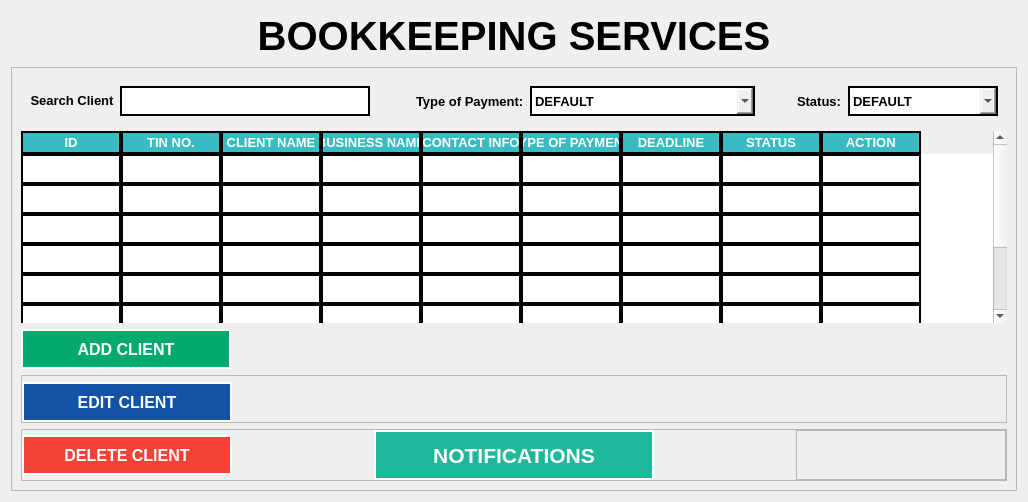
     <widget class="QWidget" name="page_3">
      <layout class="QVBoxLayout" name="verticalLayout_8">
       <item>
        <widget class="QLabel" name="label_20">
         <property name="minimumSize">
          <size>
           <width>0</width>
           <height>50</height>
          </size>
         </property>
         <property name="maximumSize">
          <size>
           <width>16777215</width>
           <height>50</height>
          </size>
         </property>
         <property name="styleSheet">
          <string notr="true">border-color: #E4E4E4;
font-family: Segoe UI;
font-weight: bold;
color: black;
font-size: 30pt;
</string>
         </property>
         <property name="text">
          <string>BOOKKEEPING SERVICES</string>
         </property>
         <property name="alignment">
          <set>Qt::AlignCenter</set>
         </property>
        </widget>
       </item>
       <item>
        <widget class="QFrame" name="frame_18">
         <property name="maximumSize">
          <size>
           <width>16777215</width>
           <height>16777215</height>
          </size>
         </property>
         <property name="frameShape">
          <enum>QFrame::StyledPanel</enum>
         </property>
         <property name="frameShadow">
          <enum>QFrame::Raised</enum>
         </property>
         <layout class="QVBoxLayout" name="verticalLayout_7">
          <item>
           <widget class="QFrame" name="frame_24">
            <property name="styleSheet">
             <string notr="true">border-style: none;</string>
            </property>
            <property name="frameShape">
             <enum>QFrame::StyledPanel</enum>
            </property>
            <property name="frameShadow">
             <enum>QFrame::Raised</enum>
            </property>
            <layout class="QHBoxLayout" name="horizontalLayout_17">
             <item>
              <widget class="QPushButton" name="pushButton_19">
               <property name="enabled">
                <bool>false</bool>
               </property>
               <property name="maximumSize">
                <size>
                 <width>160</width>
                 <height>16777215</height>
                </size>
               </property>
               <property name="styleSheet">
                <string notr="true">border-color: white;
border-style: none;
font-family: Segoe UI;
font-weight: bold;
color: black;
font-size: 9.5pt;
</string>
               </property>
               <property name="text">
                <string>Search Client</string>
               </property>
               <property name="icon">
                <iconset>
                 <normaloff>images/ICON_SEARCH.png</normaloff>images/ICON_SEARCH.png</iconset>
               </property>
               <property name="iconSize">
                <size>
                 <width>30</width>
                 <height>30</height>
                </size>
               </property>
              </widget>
             </item>
             <item>
              <widget class="QLineEdit" name="search_client_lineEdit">
               <property name="minimumSize">
                <size>
                 <width>250</width>
                 <height>30</height>
                </size>
               </property>
               <property name="maximumSize">
                <size>
                 <width>250</width>
                 <height>30</height>
                </size>
               </property>
               <property name="focusPolicy">
                <enum>Qt::StrongFocus</enum>
               </property>
               <property name="styleSheet">
                <string notr="true">QLineEdit{
border-style: solid;
border-width: 2px;
border-color: black;
font-family: Segoe UI;
font-weight: bold;
color: black;
font-size: 9.5pt;

}

QLineEdit::hover{
background-color: #efefef;
}</string>
               </property>
              </widget>
             </item>
             <item>
              <spacer name="horizontalSpacer_9">
               <property name="orientation">
                <enum>Qt::Horizontal</enum>
               </property>
               <property name="sizeHint" stdset="0">
                <size>
                 <width>40</width>
                 <height>20</height>
                </size>
               </property>
              </spacer>
             </item>
             <item>
              <widget class="QLabel" name="label_21">
               <property name="styleSheet">
                <string notr="true">border-color: white;
border-style: none;
font-family: Segoe UI;
font-weight: bold;
color: black;
font-size: 9.5pt;
</string>
               </property>
               <property name="text">
                <string>Type of Payment:</string>
               </property>
              </widget>
             </item>
             <item>
              <widget class="QComboBox" name="paymentTypeBox">
               <property name="minimumSize">
                <size>
                 <width>225</width>
                 <height>30</height>
                </size>
               </property>
               <property name="maximumSize">
                <size>
                 <width>225</width>
                 <height>30</height>
                </size>
               </property>
               <property name="cursor">
                <cursorShape>PointingHandCursor</cursorShape>
               </property>
               <property name="styleSheet">
                <string notr="true">QComboBox{
border-style: solid;
border-width: 2px;
border-color: black;
font-family: Segoe UI;
font-weight: bold;
color: black;
font-size: 9.5pt;

}

QComboBox::hover{
background-color: #efefef;
}</string>
               </property>
               <item>
                <property name="text">
                 <string>DEFAULT</string>
                </property>
               </item>
               <item>
                <property name="text">
                 <string>BIR 0605</string>
                </property>
               </item>
               <item>
                <property name="text">
                 <string>BIR 0619 E</string>
                </property>
               </item>
               <item>
                <property name="text">
                 <string>BIR 1601 EQ</string>
                </property>
               </item>
               <item>
                <property name="text">
                 <string>BIR 1701 AIT</string>
                </property>
               </item>
               <item>
                <property name="text">
                 <string>BIR 1701 Q</string>
                </property>
               </item>
               <item>
                <property name="text">
                 <string>BIR 1702 Q</string>
                </property>
               </item>
               <item>
                <property name="text">
                 <string>BIR 2550 M</string>
                </property>
               </item>
               <item>
                <property name="text">
                 <string>BIR 2550 Q</string>
                </property>
               </item>
               <item>
                <property name="text">
                 <string>BIR 2551 Q</string>
                </property>
               </item>
               <item>
                <property name="text">
                 <string>BOOKS OF ACCOUNTS</string>
                </property>
               </item>
               <item>
                <property name="text">
                 <string>BARANGAY CLEARANCE</string>
                </property>
               </item>
               <item>
                <property name="text">
                 <string>BUSINESS PERMIT</string>
                </property>
               </item>
               <item>
                <property name="text">
                 <string>BUSINESS TAX</string>
                </property>
               </item>
               <item>
                <property name="text">
                 <string>CCENRO/ENVIRONMENTAL</string>
                </property>
               </item>
               <item>
                <property name="text">
                 <string>FIRE CERTIFICATE</string>
                </property>
               </item>
               <item>
                <property name="text">
                 <string>SANITARY PERMIT</string>
                </property>
               </item>
               <item>
                <property name="text">
                 <string>DTI</string>
                </property>
               </item>
               <item>
                <property name="text">
                 <string/>
                </property>
               </item>
              </widget>
             </item>
             <item>
              <widget class="QFrame" name="frame_19">
               <property name="minimumSize">
                <size>
                 <width>30</width>
                 <height>30</height>
                </size>
               </property>
               <property name="maximumSize">
                <size>
                 <width>30</width>
                 <height>30</height>
                </size>
               </property>
               <property name="frameShape">
                <enum>QFrame::StyledPanel</enum>
               </property>
               <property name="frameShadow">
                <enum>QFrame::Raised</enum>
               </property>
              </widget>
             </item>
             <item>
              <widget class="QLabel" name="label_22">
               <property name="styleSheet">
                <string notr="true">border-color: white;
border-style: none;
font-family: Segoe UI;
font-weight: bold;
color: black;
font-size: 9.5pt;
</string>
               </property>
               <property name="text">
                <string>Status:</string>
               </property>
              </widget>
             </item>
             <item>
              <widget class="QComboBox" name="paymentStatusBox">
               <property name="minimumSize">
                <size>
                 <width>150</width>
                 <height>30</height>
                </size>
               </property>
               <property name="maximumSize">
                <size>
                 <width>150</width>
                 <height>30</height>
                </size>
               </property>
               <property name="cursor">
                <cursorShape>PointingHandCursor</cursorShape>
               </property>
               <property name="styleSheet">
                <string notr="true">QComboBox{
border-style: solid;
border-width: 2px;
border-color: black;
font-family: Segoe UI;
font-weight: bold;
color: black;
font-size: 9.5pt;

}

QComboBox::hover{
background-color: #efefef;
}</string>
               </property>
               <item>
                <property name="text">
                 <string>DEFAULT</string>
                </property>
               </item>
               <item>
                <property name="text">
                 <string>TO BE RECEIVED</string>
                </property>
               </item>
               <item>
                <property name="text">
                 <string>PENDING</string>
                </property>
               </item>
               <item>
                <property name="text">
                 <string>DEADLINE TO PAY</string>
                </property>
               </item>
               <item>
                <property name="text">
                 <string>COMPLETED</string>
                </property>
               </item>
               <item>
                <property name="text">
                 <string>OVERDUE</string>
                </property>
               </item>
              </widget>
             </item>
            </layout>
           </widget>
          </item>
          <item>
           <widget class="QTableWidget" name="bookkeeping_services_table">
            <property name="focusPolicy">
             <enum>Qt::NoFocus</enum>
            </property>
            <property name="styleSheet">
             <string notr="true">QTableWidget{
background-color: white;
gridline-color: black;
font-family: Segoe UI;
font-weight: bold;
color: black;
font-size: 10pt;

	
}
QTableView::item {
border: 2px solid black;
}
QHeaderView::section{
background-color: #38BCC2;
border: 2px solid black;
font: bold 10pt Arial, serif;
color: rgb(255, 255, 255);
}
</string>
            </property>
            <property name="frameShape">
             <enum>QFrame::NoFrame</enum>
            </property>
            <property name="frameShadow">
             <enum>QFrame::Sunken</enum>
            </property>
            <property name="horizontalScrollBarPolicy">
             <enum>Qt::ScrollBarAlwaysOff</enum>
            </property>
            <property name="editTriggers">
             <set>QAbstractItemView::NoEditTriggers</set>
            </property>
            <property name="showGrid">
             <bool>false</bool>
            </property>
            <property name="gridStyle">
             <enum>Qt::NoPen</enum>
            </property>
            <property name="wordWrap">
             <bool>false</bool>
            </property>
            <property name="cornerButtonEnabled">
             <bool>false</bool>
            </property>
            <attribute name="verticalHeaderVisible">
             <bool>false</bool>
            </attribute>
            <attribute name="verticalHeaderHighlightSections">
             <bool>true</bool>
            </attribute>
            <row>
             <property name="text">
              <string>New Row</string>
             </property>
            </row>
            <row>
             <property name="text">
              <string>New Row</string>
             </property>
            </row>
            <row>
             <property name="text">
              <string>New Row</string>
             </property>
            </row>
            <row>
             <property name="text">
              <string>New Row</string>
             </property>
            </row>
            <row>
             <property name="text">
              <string>New Row</string>
             </property>
            </row>
            <row>
             <property name="text">
              <string>New Row</string>
             </property>
            </row>
            <row>
             <property name="text">
              <string>New Row</string>
             </property>
            </row>
            <row>
             <property name="text">
              <string>New Row</string>
             </property>
            </row>
            <column>
             <property name="text">
              <string> ID </string>
             </property>
            </column>
            <column>
             <property name="text">
              <string> TIN NO. </string>
             </property>
            </column>
            <column>
             <property name="text">
              <string>CLIENT NAME</string>
             </property>
            </column>
            <column>
             <property name="text">
              <string>BUSINESS NAME</string>
             </property>
            </column>
            <column>
             <property name="text">
              <string> CONTACT INFO </string>
             </property>
            </column>
            <column>
             <property name="text">
              <string>TYPE OF PAYMENT</string>
             </property>
            </column>
            <column>
             <property name="text">
              <string> DEADLINE </string>
             </property>
            </column>
            <column>
             <property name="text">
              <string> STATUS </string>
             </property>
            </column>
            <column>
             <property name="text">
              <string> ACTION </string>
             </property>
            </column>
           </widget>
          </item>
          <item>
           <widget class="QFrame" name="frame_20">
            <property name="styleSheet">
             <string notr="true">border-style: none;</string>
            </property>
            <property name="frameShape">
             <enum>QFrame::StyledPanel</enum>
            </property>
            <property name="frameShadow">
             <enum>QFrame::Raised</enum>
            </property>
            <layout class="QHBoxLayout" name="horizontalLayout_7">
             <property name="spacing">
              <number>0</number>
             </property>
             <property name="leftMargin">
              <number>0</number>
             </property>
             <property name="topMargin">
              <number>0</number>
             </property>
             <property name="rightMargin">
              <number>0</number>
             </property>
             <property name="bottomMargin">
              <number>0</number>
             </property>
             <item>
              <widget class="QPushButton" name="add_client_btn">
               <property name="minimumSize">
                <size>
                 <width>210</width>
                 <height>40</height>
                </size>
               </property>
               <property name="maximumSize">
                <size>
                 <width>210</width>
                 <height>40</height>
                </size>
               </property>
               <property name="cursor">
                <cursorShape>PointingHandCursor</cursorShape>
               </property>
               <property name="focusPolicy">
                <enum>Qt::NoFocus</enum>
               </property>
               <property name="styleSheet">
                <string notr="true">QPushButton{

border-radius:  0px;
border-style: solid;
background-color: #04AA6D;
color: white;
font-family: Segoe UI;
font-weight: bold;
font-size: 12pt;
border-width: 2px;

}

QPushButton:hover{
	background-color: #026641;
	color: white;
}</string>
               </property>
               <property name="text">
                <string>ADD CLIENT</string>
               </property>
              </widget>
             </item>
             <item>
              <spacer name="horizontalSpacer_4">
               <property name="orientation">
                <enum>Qt::Horizontal</enum>
               </property>
               <property name="sizeHint" stdset="0">
                <size>
                 <width>40</width>
                 <height>20</height>
                </size>
               </property>
              </spacer>
             </item>
            </layout>
           </widget>
          </item>
          <item>
           <widget class="QFrame" name="frame_2">
            <property name="frameShape">
             <enum>QFrame::StyledPanel</enum>
            </property>
            <property name="frameShadow">
             <enum>QFrame::Raised</enum>
            </property>
            <layout class="QHBoxLayout" name="horizontalLayout_10">
             <property name="spacing">
              <number>0</number>
             </property>
             <property name="leftMargin">
              <number>0</number>
             </property>
             <property name="topMargin">
              <number>6</number>
             </property>
             <property name="rightMargin">
              <number>0</number>
             </property>
             <property name="bottomMargin">
              <number>0</number>
             </property>
             <item>
              <widget class="QPushButton" name="edit_client_btn">
               <property name="minimumSize">
                <size>
                 <width>210</width>
                 <height>40</height>
                </size>
               </property>
               <property name="maximumSize">
                <size>
                 <width>210</width>
                 <height>40</height>
                </size>
               </property>
               <property name="cursor">
                <cursorShape>PointingHandCursor</cursorShape>
               </property>
               <property name="focusPolicy">
                <enum>Qt::NoFocus</enum>
               </property>
               <property name="styleSheet">
                <string notr="true">QPushButton{

border-radius:  0px;
border-style: solid;
background-color: #1353A5;
color: white;
font-family: Segoe UI;
font-weight: bold;
font-size: 12pt;
border-width: 2px;

}

QPushButton:hover{
	background-color: #0B3163;
	color: white;
}</string>
               </property>
               <property name="text">
                <string>EDIT CLIENT</string>
               </property>
              </widget>
             </item>
             <item>
              <spacer name="horizontalSpacer_7">
               <property name="orientation">
                <enum>Qt::Horizontal</enum>
               </property>
               <property name="sizeHint" stdset="0">
                <size>
                 <width>40</width>
                 <height>20</height>
                </size>
               </property>
              </spacer>
             </item>
            </layout>
           </widget>
          </item>
          <item>
           <widget class="QFrame" name="frame_25">
            <property name="frameShape">
             <enum>QFrame::StyledPanel</enum>
            </property>
            <property name="frameShadow">
             <enum>QFrame::Raised</enum>
            </property>
            <layout class="QHBoxLayout" name="horizontalLayout_9">
             <property name="spacing">
              <number>0</number>
             </property>
             <property name="leftMargin">
              <number>0</number>
             </property>
             <property name="topMargin">
              <number>0</number>
             </property>
             <property name="rightMargin">
              <number>0</number>
             </property>
             <property name="bottomMargin">
              <number>0</number>
             </property>
             <item>
              <widget class="QPushButton" name="delete_client_btn">
               <property name="minimumSize">
                <size>
                 <width>210</width>
                 <height>40</height>
                </size>
               </property>
               <property name="maximumSize">
                <size>
                 <width>210</width>
                 <height>40</height>
                </size>
               </property>
               <property name="cursor">
                <cursorShape>PointingHandCursor</cursorShape>
               </property>
               <property name="focusPolicy">
                <enum>Qt::NoFocus</enum>
               </property>
               <property name="styleSheet">
                <string notr="true">QPushButton{

border-radius:  0px;
border-style: solid;
background-color: #f44336;
color: white;
font-family: Segoe UI;
font-weight: bold;
font-size: 12pt;
border-width: 2px;

}

QPushButton:hover{
	background-color: #aa2e25;
	color: white;
}</string>
               </property>
               <property name="text">
                <string>DELETE CLIENT</string>
               </property>
              </widget>
             </item>
             <item>
              <spacer name="horizontalSpacer_11">
               <property name="orientation">
                <enum>Qt::Horizontal</enum>
               </property>
               <property name="sizeHint" stdset="0">
                <size>
                 <width>40</width>
                 <height>20</height>
                </size>
               </property>
              </spacer>
             </item>
             <item>
              <widget class="QPushButton" name="main_notif_btn">
               <property name="minimumSize">
                <size>
                 <width>280</width>
                 <height>50</height>
                </size>
               </property>
               <property name="maximumSize">
                <size>
                 <width>280</width>
                 <height>50</height>
                </size>
               </property>
               <property name="cursor">
                <cursorShape>PointingHandCursor</cursorShape>
               </property>
               <property name="focusPolicy">
                <enum>Qt::NoFocus</enum>
               </property>
               <property name="styleSheet">
                <string notr="true">QPushButton{

border-radius:  0px;
border-style: solid;
background-color: #1FB89B;
color: white;
font-family: Segoe UI;
font-weight: bold;
font-size: 16pt;
border-width: 2px;

}

QPushButton:hover{
	background-color: #62CDB9;
	color: white;
}</string>
               </property>
               <property name="text">
                <string>NOTIFICATIONS</string>
               </property>
               <property name="icon">
                <iconset>
                 <normaloff>images/ICON_NOTIF_WHITE.png</normaloff>images/ICON_NOTIF_WHITE.png</iconset>
               </property>
               <property name="iconSize">
                <size>
                 <width>35</width>
                 <height>35</height>
                </size>
               </property>
              </widget>
             </item>
             <item>
              <spacer name="horizontalSpacer_10">
               <property name="orientation">
                <enum>Qt::Horizontal</enum>
               </property>
               <property name="sizeHint" stdset="0">
                <size>
                 <width>40</width>
                 <height>20</height>
                </size>
               </property>
              </spacer>
             </item>
             <item>
              <widget class="QFrame" name="frame_27">
               <property name="minimumSize">
                <size>
                 <width>210</width>
                 <height>0</height>
                </size>
               </property>
               <property name="maximumSize">
                <size>
                 <width>210</width>
                 <height>16777215</height>
                </size>
               </property>
               <property name="frameShape">
                <enum>QFrame::StyledPanel</enum>
               </property>
               <property name="frameShadow">
                <enum>QFrame::Raised</enum>
               </property>
              </widget>
             </item>
            </layout>
           </widget>
          </item>
         </layout>
        </widget>
       </item>
      </layout>
     </widget>
